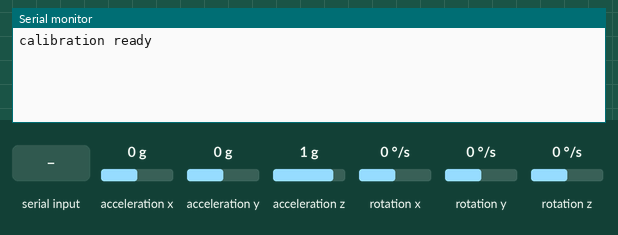
This sketch was run on a simulated Arduino Uno, built with avr-gcc and run on an emulated ATmega328P. Parts: the last lines printed to the serial monitor. The inputs (shaded band) are chosen by the test bench; at power-on: acceleration z 1 g, acceleration x 0 g, acceleration y 0 g, rotation z 0 °/s, rotation x 0 °/s, rotation y 0 °/s. The sensor or clock chip raises its interrupt line as the real part does.

Above: at 0.9 s.
1.0 s: "1" received over Serial
At 1.8 s:
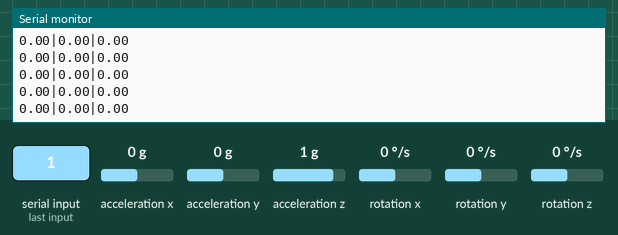
3.0 s: acceleration z set to -1.4 g
At 3.9 s:
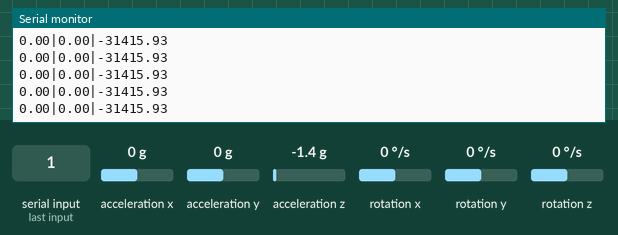
6.0 s: acceleration x set to -0.8 g
At 6.8 s:
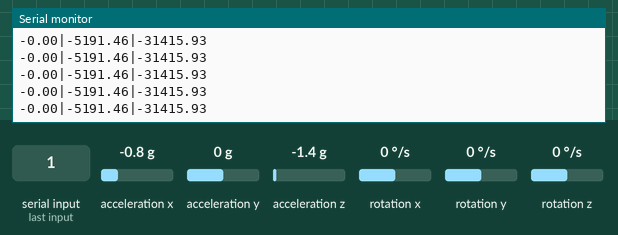
9.0 s: acceleration y set to -1.4 g
At 10.0 s:
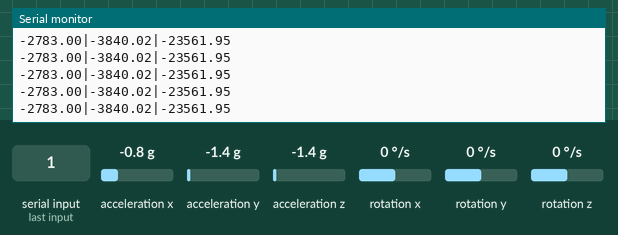
10.5 s: rotation z set to -192 °/s
At 11.3 s:
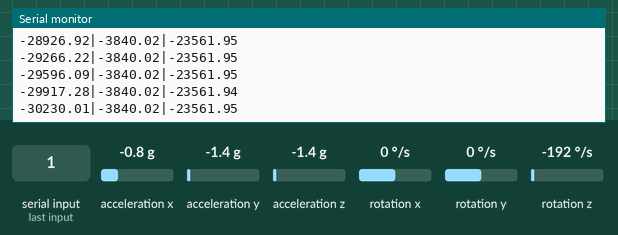
12.0 s: "0" received over Serial
Timing chart, 0 to 14.5 s (numbered marks = the images above; inputs shaded):
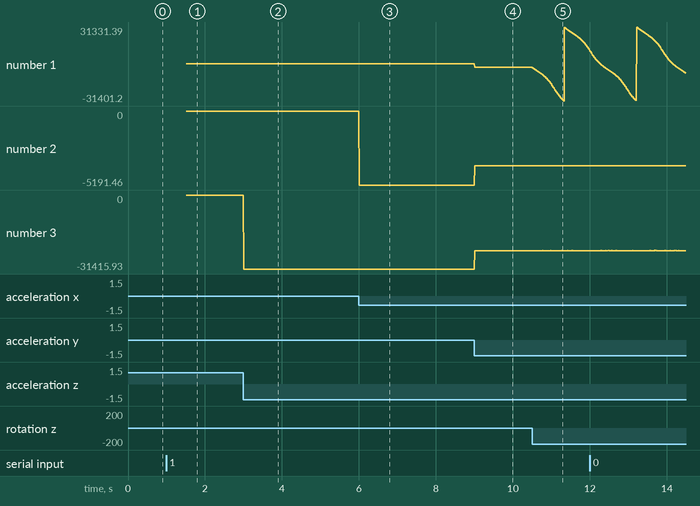

The sketch:

dmp-sensor.ino.ino
```cpp
#include "I2Cdev.h"
#include "MPU6050_6Axis_MotionApps20.h"
#include "Wire.h"

MPU6050 mpu;

// Also note that yaw/pitch/roll angles suffer from gimbal lock (for
// more info, see: http://en.wikipedia.org/wiki/Gimbal_lock)

#define INTERRUPT_PIN 7 // use pin 2 on Arduino Uno & most boards
#define LED_PIN 13      // (Arduino is 13, Teensy is 11, Teensy++ is 6)
bool blinkState = false;

// MPU control/status vars
bool dmpReady = false;  // set true if DMP init was successful
uint8_t mpuIntStatus;   // holds actual interrupt status byte from MPU
uint8_t devStatus;      // return status after each device operation (0 = success, !0 = error)
uint16_t packetSize;    // expected DMP packet size (default is 42 bytes)
uint16_t fifoCount;     // count of all bytes currently in FIFO
uint8_t fifoBuffer[64]; // FIFO storage buffer

// orientation/motion vars
Quaternion q;   // [w, x, y, z]         quaternion container
float euler[3]; // [psi, theta, phi]    Euler angle container
float ypr[3];   // [yaw, pitch, roll]   yaw/pitch/roll container and gravity vector
VectorFloat gravity;    // [x, y, z]            gravity vector

// ================================================================
// ===               INTERRUPT DETECTION ROUTINE                ===
// ================================================================

volatile bool mpuInterrupt = false; // indicates whether MPU interrupt pin has gone high
void dmpDataReady()
{
    mpuInterrupt = true;
}

// ================================================================
// ===                      INITIAL SETUP                       ===
// ================================================================

void setup()
{
    // join I2C bus (I2Cdev library doesn't do this automatically)
    Wire.begin();
    Wire.setClock(400000); // 400kHz I2C clock. Comment this line if having compilation difficulties

    // initialize serial communication
    Serial.begin(115200);
    while (!Serial); // wait for Leonardo enumeration

    // initialize device
    mpu.initialize();
    pinMode(INTERRUPT_PIN, INPUT);

    // verify connection
    Serial.println(mpu.testConnection() ? F("calibration ready") : F("error"));

//    // wait for ready
//    Serial.println(F());
    while (Serial.available() && Serial.read());
//    // wait for data
    while (!Serial.available());
//    // empty buffer again
    while (Serial.available() && Serial.read());

    devStatus = mpu.dmpInitialize();

    // supply your own gyro offsets here, scaled for min sensitivity
    mpu.setXAccelOffset(-2159);
    mpu.setYAccelOffset(1115);
    mpu.setZAccelOffset(2970);

    mpu.setXGyroOffset(-21);
    mpu.setYGyroOffset(35);
    mpu.setZGyroOffset(12);

    // make sure it worked (returns 0 if so)
    if (devStatus == 0)
    {
        // Calibration Time: generate offsets and calibrate our MPU6050
        mpu.CalibrateAccel(6);
        mpu.CalibrateGyro(6);
        mpu.PrintActiveOffsets();
        // turn on the DMP, now that it's ready
        mpu.setDMPEnabled(true);
        Serial.println("CALIBRATION FINISHED");

        // enable Arduino interrupt detection
        attachInterrupt(digitalPinToInterrupt(INTERRUPT_PIN), dmpDataReady, RISING);
        mpuIntStatus = mpu.getIntStatus();

        // set our DMP Ready flag so the main loop() function knows it's okay to use it
        dmpReady = true;

        // get expected DMP packet size for later comparison
        packetSize = mpu.dmpGetFIFOPacketSize();

    }
    else
    {
        // ERROR!
        Serial.print(F("DMP Initialization failed (code "));
        Serial.print(devStatus);
    }
}

// ================================================================
// ===                    MAIN PROGRAM LOOP                     ===
// ================================================================

void loop()
{
    // if programming failed, don't try to do anything
    if (!dmpReady)
        return;

    // read a packet from FIFO
    if (mpu.dmpGetCurrentFIFOPacket(fifoBuffer))
    { // Get the Latest packet
        // display Euler angles in degrees
        mpu.dmpGetQuaternion(&q, fifoBuffer);
        mpu.dmpGetGravity(&gravity, &q);
        mpu.dmpGetYawPitchRoll(ypr, &q, &gravity);

        // ypr should be called yrp due to sensor orientation
        // originally ypr[x] * 180 / M_PI
        String outPut = "";
        outPut.concat(String(ypr[0] * 10000));
        outPut.concat("|");
        outPut.concat(String(ypr[1] * 10000));
        outPut.concat("|");
        outPut.concat(String(ypr[2] * 10000));
        Serial.println(outPut);

//        Serial.print(String(ypr[0]));
//        Serial.print("\t");
//        Serial.print(String(ypr[1]));
//        Serial.print("\t");
//        Serial.println(String(ypr[2]));

    }
}
```

Measured:
- after the input at 1.0 s, the serial monitor: prints a new line after 0.50 s (image 1)
- after the input at 3.0 s, the serial monitor: prints a new line at once (image 2)
- after the input at 6.0 s, the serial monitor: prints a new line at once (image 3)
- after the input at 9.0 s, the serial monitor: prints a new line at once (image 4)
- after the input at 10.5 s, the serial monitor: prints a new line at once (image 5)
- plotted number 1: 0 → -2783 after the input at 9.0 s, -2783 → 11803.53 after the input at 10.5 s
- plotted number 2: 0 → -5191.46 after the input at 6.0 s, -5191.46 → -3840.02 after the input at 9.0 s
- plotted number 3: 0 → -31415.93 after the input at 3.0 s, -31415.93 → -23561.95 after the input at 9.0 s
